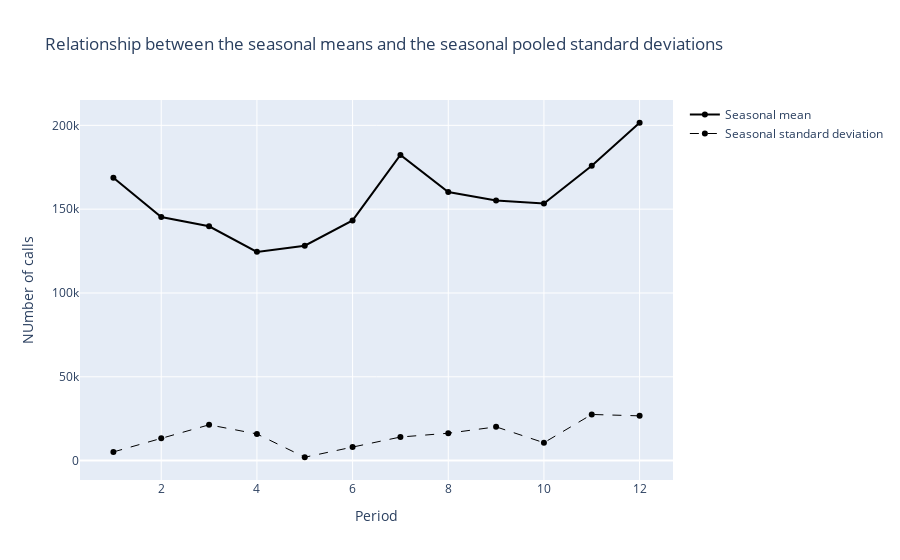

The notebook cell saved with this chart:
### Code cell
mean_df = compute_mean(train_df,"Y","D")
std_df = compute_std(train_df,"Y","D")

plot_decomposition_type(mean_df,std_df)
std_df.corr(mean_df)

### Figure 1 — Plotly figure (JSON) as saved in the notebook; plotly's stock layout.template omitted (floating-point values rounded to 4 significant figures)
{"data": [{"line": {"color": "black", "width": 2}, "name": "Seasonal mean", "type": "scatter", "x": [1, 2, 3, 4, 5, 6, 7, 8, 9, 10, 11, 12], "y": [168757, 145280, 139784, 124500.0, 128200.0, 143300.0, 182400.0, 160300.0, 155200.0, 153400.0, 175874, 201600.0]}, {"line": {"color": "black", "dash": "dash", "width": 1}, "name": "Seasonal standard deviation", "type": "scatter", "x": [1, 2, 3, 4, 5, 6, 7, 8, 9, 10, 11, 12], "y": [5173.0, 13300.0, 21350.0, 15910.0, 2008.0, 8077.0, 14070.0, 16340.0, 20140.0, 10680.0, 27530.0, 26700.0]}], "layout": {"title": {"text": "Relationship between the seasonal means and the seasonal pooled standard deviations"}, "xaxis": {"title": {"text": "Period"}}, "yaxis": {"title": {"text": "NUmber of calls"}}}}
